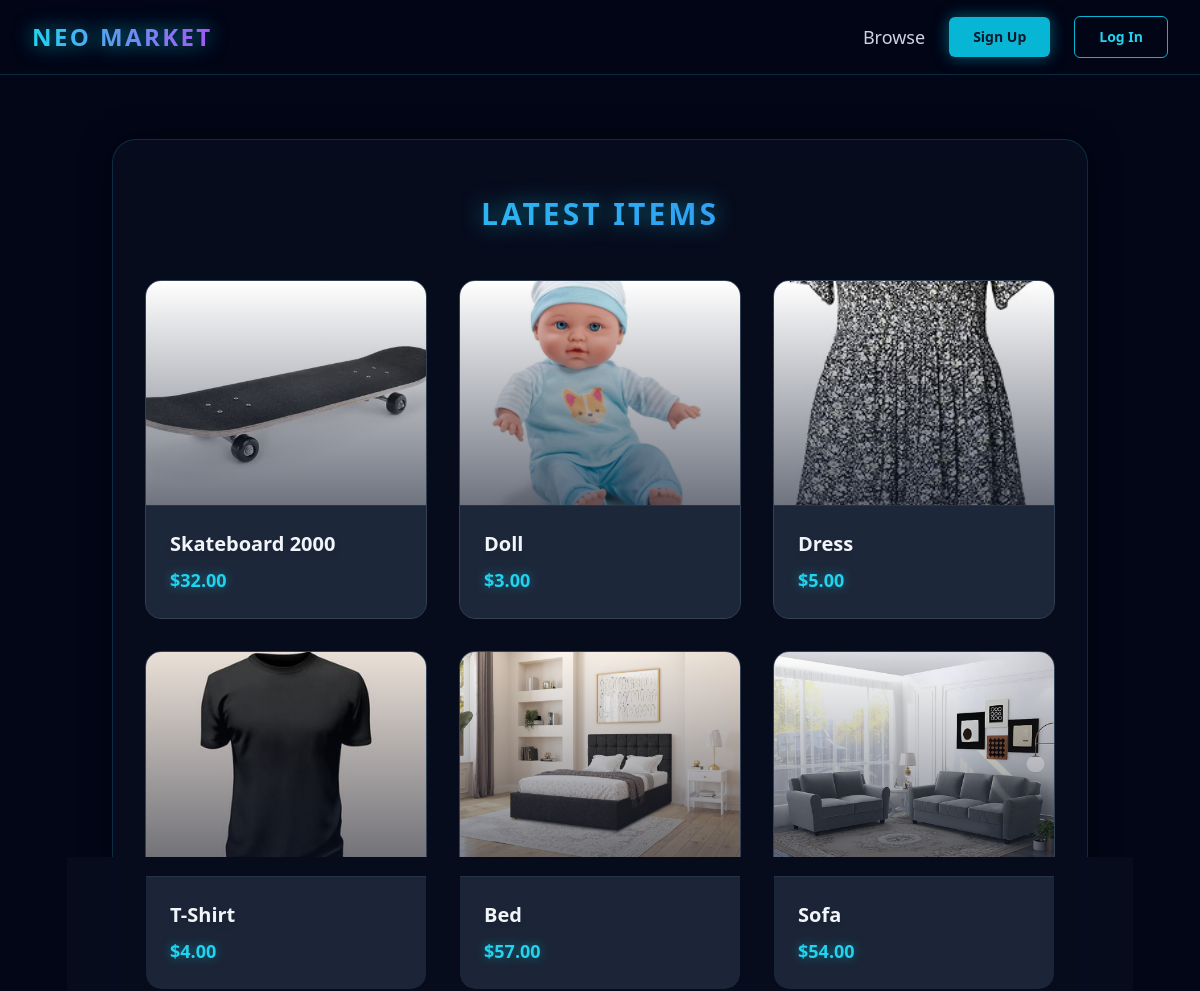
The app's page / (upper part), older data.
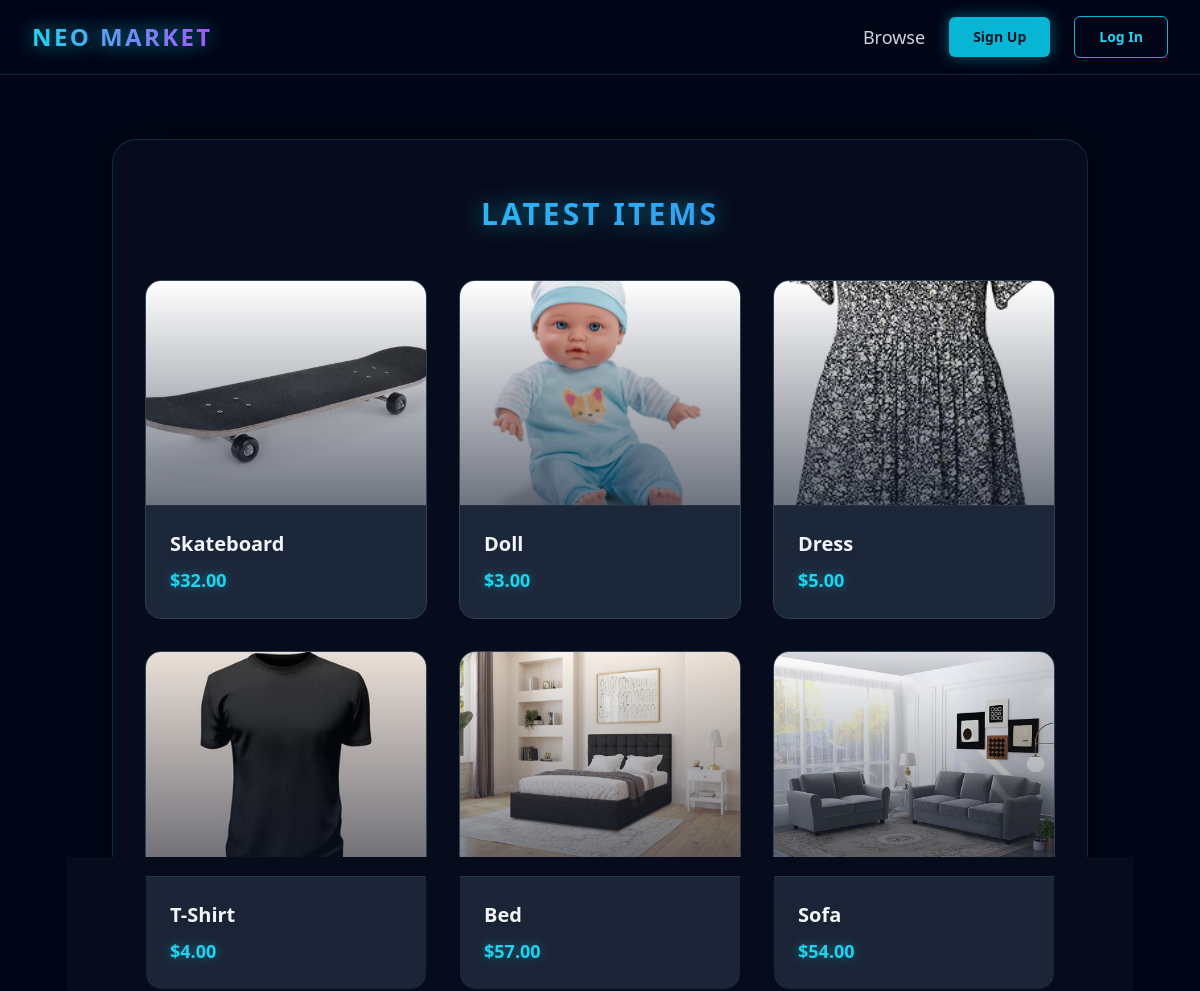
The same page, newer data.
### item/models.py (models this page shows, shortened)
class Item(models.Model):
    name = models.CharField(max_length=255)
    description = models.TextField(blank=True, null=True)
    price = models.DecimalField(max_digits=10, decimal_places=2)
    is_sold = models.BooleanField(default=False)
    created_at = models.DateTimeField(auto_now_add=True)
    created_by = models.ForeignKey('auth.User', related_name='items', on_delete=models.CASCADE)
    category = models.ForeignKey(Category, on_delete=models.CASCADE)
    image = models.ImageField(upload_to='item_images/', blank=True, null=True)

### core/views.py (the view)
# urls.py: path('', views.index, name='index'),
def index(request):
    items = Item.objects.filter(is_sold=False).order_by('-created_at')[:10]
    categories = Category.objects.all()
    return render(request, 'core/index.html', {
        'items': items,
        'categories': categories,
    })

### core/templates/core/index.html (shortened to what this page needs)
{% extends 'core/base.html' %}
{% block content %}
<div class="mt-6 px-8 py-14 bg-slate-900/40 backdrop-blur-md border border-cyan-900/50 rounded-3xl shadow-[0_0_30px_rgba(0,0,0,0.5)]">
  <h2 class="text-3xl font-extrabold text-transparent bg-clip-text bg-gradient-to-r from-cyan-400 to-blue-500 text-center mb-12 drop-shadow-[0_0_10px_rgba(6,182,212,0.6)] tracking-widest uppercase">Latest Items</h2>
  <div class="grid grid-cols-1 md:grid-cols-3 gap-8">
    {% for item in items %}
    <div class="group relative bg-slate-800/80 rounded-2xl overflow-hidden border border-slate-700 hover:border-cyan-500 transition-all duration-300 hover:shadow-[0_0_25px_rgba(6,182,212,0.4)] hover:-translate-y-2 flex flex-col">
      <a href="{% url 'item:detail' item.pk %}" class="flex-grow flex flex-col">
        <div class="relative overflow-hidden">
          {% if item.image %}
          <img
            src="{{ item.image.url }}"
            alt="{{ item.name }}"
            class="w-full h-56 object-cover group-hover:scale-110 transition-transform duration-500"
          />
          <div class="absolute inset-0 bg-gradient-to-t from-slate-900 to-transparent opacity-60"></div>
          {% else %}
          <div
            class="w-full h-56 bg-slate-800 flex items-center justify-center"
          >
            <span class="text-slate-500 font-light tracking-wider">NO DATA</span>
          </div>
          {% endif %}
        </div>
        <div class="p-6 bg-slate-800/90 backdrop-blur-sm border-t border-slate-700/50 flex-grow flex flex-col justify-between">
          <h3 class="text-xl font-bold text-slate-100 group-hover:text-cyan-400 transition-colors drop-shadow-md">{{ item.name }}</h3>
          <p class="text-cyan-400 font-semibold mt-2 text-lg drop-shadow-[0_0_5px_rgba(6,182,212,0.5)]">${{ item.price }}</p>
        </div>
      </a>
    </div>
    {% endfor %}
  </div>
</div>
{% endblock %}

Row changes from the older to the newer data that the page shows:
changed Item: name "Skateboard 2000" → "Skateboard"
